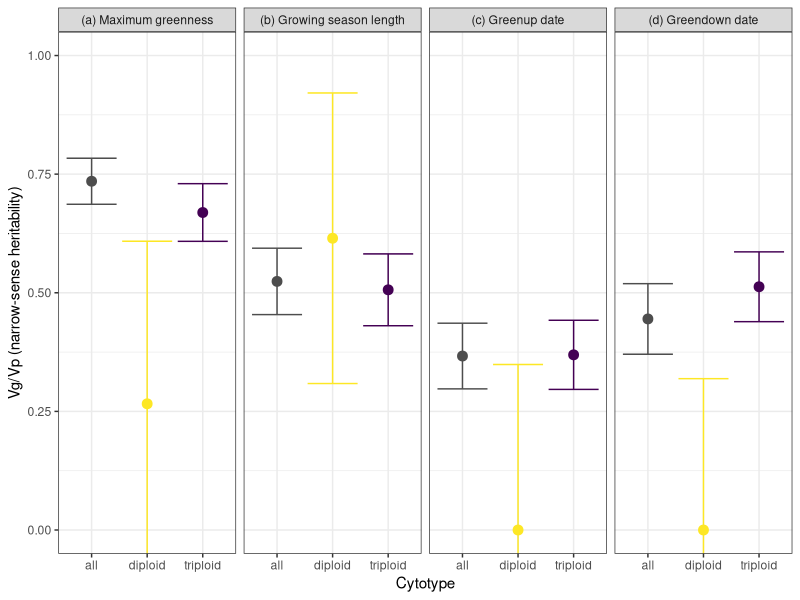
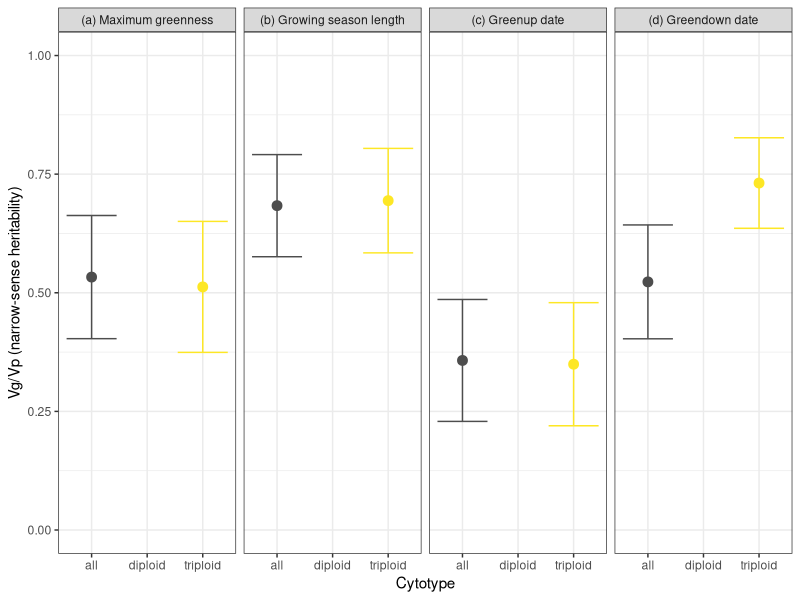

Generate these figures, in order, with R:
library(tidyverse)
library(ggplot2)
library(viridis)

# load data
df_heritability <- read_tsv("heritability_paper_data.tsv") %>%
  mutate(ploidy=factor(ploidy))

nice_names_pheno = c(OGI='Greenup date (doy)', 
                     OGMn='Greendown date (doy)', 
                     GSL='Growing season length (days)', 
                     EVImax='Maximum greenness (fraction)')

nice_names_pheno_short = sapply(nice_names_pheno, function(x) {  strsplit(x,split=" \\(")[[1]][1]  })
nice_names_pheno_short = nice_names_pheno_short[order(names(nice_names_pheno_short))]
nice_names_pheno_short_with_labels = paste("(",letters[1:4], ") ", nice_names_pheno_short,sep="")
names(nice_names_pheno_short_with_labels) = names(nice_names_pheno_short)

#make plot
make_plot <- function(df)
{
  plot_vgvp <- ggplot(df, aes(x=ploidy, y=Variance,color=ploidy)) +
    geom_point(size=3, position=position_dodge(width=0.5)) +
    geom_errorbar(aes(ymin=(Variance-SE), ymax=(Variance+SE)),
                  position=position_dodge(width=0.4)) +
    facet_wrap(~phenology, labeller = as_labeller(nice_names_pheno_short_with_labels),nrow=1) +
    theme(axis.text.x = element_text(angle = 75, hjust=1)) + 
    labs(y="Vg/Vp (narrow-sense heritability)", x='Cytotype') +
    coord_cartesian(ylim = c(0, 1)) +
    theme_bw() +
    theme(legend.position='none') +
    scale_color_manual(values=c(gray(0.3),viridis(n=3)[3],viridis(n=3)[1])) +
    scale_x_discrete(drop=FALSE)
}

#save plot
ggsave(make_plot(df_heritability %>% filter(cover=="cover25")), file="figures/g_vgvp_25.png", 
       width=7, height=4)
ggsave(make_plot(df_heritability %>% filter(cover=="cover50")), file="figures/g_vgvp_50.png", 
       width=7, height=4)
